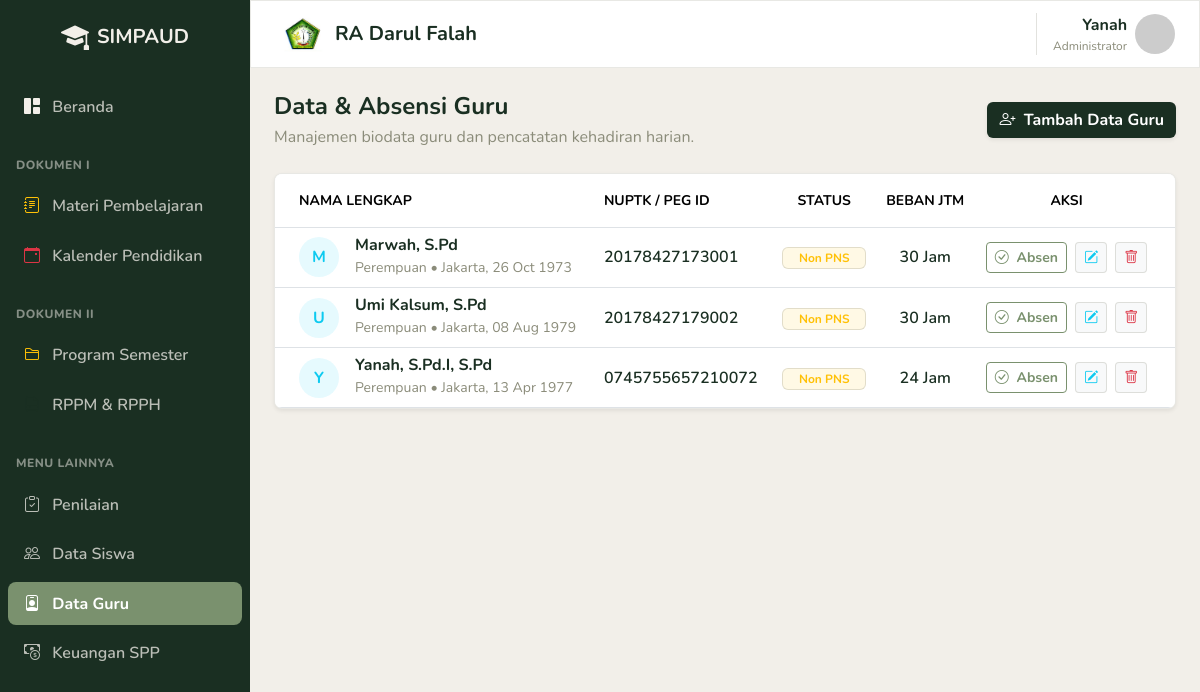
Page /absensi_guru.php on the committed database.
### tables this page shows
CREATE TABLE `guru` (
  `id` int(11) NOT NULL,
  `nama_guru` varchar(100) NOT NULL,
  `nuptk` varchar(50) DEFAULT NULL,
  `status_pegawai` enum('PNS','Non PNS') DEFAULT NULL,
  `jk` enum('L','P') DEFAULT NULL,
  `tempat_lahir` varchar(100) DEFAULT NULL,
  `tgl_lahir` date DEFAULT NULL,
  `jtm` int(11) DEFAULT NULL
);

### absensi_guru.php (the view, shortened to what this page needs)
<?php
require_once 'koneksi.php';
try {
    $pdo->exec("CREATE TABLE IF NOT EXISTS guru (
        id INT AUTO_INCREMENT PRIMARY KEY,
        nama_guru VARCHAR(150) NOT NULL
    )");
    $pdo->exec("CREATE TABLE IF NOT EXISTS absensi_guru (
        id INT AUTO_INCREMENT PRIMARY KEY,
        id_guru INT NOT NULL,
        tanggal DATE NOT NULL,
        status ENUM('Hadir', 'Izin', 'Sakit', 'Alpha') NOT NULL,
        created_at TIMESTAMP DEFAULT CURRENT_TIMESTAMP,
        FOREIGN KEY (id_guru) REFERENCES guru(id) ON DELETE CASCADE
    )");
    $pdo->exec("ALTER TABLE guru ADD COLUMN nuptk VARCHAR(50)");
    $pdo->exec("ALTER TABLE guru ADD COLUMN status_pegawai ENUM('PNS', 'Non PNS')");
    $pdo->exec("ALTER TABLE guru ADD COLUMN jk ENUM('L', 'P')");
    $pdo->exec("ALTER TABLE guru ADD COLUMN tempat_lahir VARCHAR(100)");
    $pdo->exec("ALTER TABLE guru ADD COLUMN tgl_lahir DATE");
    $pdo->exec("ALTER TABLE guru ADD COLUMN jtm INT");
} catch (PDOException $e) {
}
$data_guru = $pdo->query("SELECT * FROM guru ORDER BY nama_guru ASC")->fetchAll(PDO::FETCH_ASSOC);
include 'header.php';
include 'sidebar.php';
?>
<main class="main-content">
    <div class="d-flex flex-column flex-md-row justify-content-between align-items-md-center mb-4 gap-3">
        <div>
            <h4 class="fw-bold text-navy mb-1">Data & Absensi Guru</h4>
            <p class="text-muted mb-0">Manajemen biodata guru dan pencatatan kehadiran harian.</p>
        </div>
        <div>
            <button class="btn btn-primary bg-navy border-0 fw-bold shadow-sm" data-bs-toggle="modal" data-bs-target="#modalTambahGuru">
                <i class="bi bi-person-plus me-1"></i> Tambah Data Guru
            </button>
        </div>
    </div>
    <?php if(empty($data_guru)): ?>
        <div class="custom-card p-4 text-center py-5 shadow-sm border-0 bg-white">
            <i class="bi bi-person-badge fs-1 text-muted mb-3 d-block"></i>
            <h5 class="fw-bold text-muted">Belum ada guru terdaftar</h5>
            <p class="text-muted mb-4">Silakan klik "Tambah Data Guru" untuk memasukkan data pengajar terlebih dahulu.</p>
            <button class="btn btn-outline-primary fw-bold px-4" data-bs-toggle="modal" data-bs-target="#modalTambahGuru">
                <i class="bi bi-plus-lg me-1"></i> Input Data Pertama
            </button>
        </div>
    <?php else: ?>
        <div class="custom-card border-0 shadow-sm bg-white overflow-hidden">
            <div class="table-responsive">
                <table class="table table-hover align-middle mb-0">
                    <thead class="bg-light text-muted small text-uppercase">
                        <tr>
                            <th class="ps-4 py-3">Nama Lengkap</th>
                            <th class="py-3">NUPTK / PEG ID</th>
                            <th class="text-center py-3">Status</th>
                            <th class="text-center py-3">Beban JTM</th>
                            <th class="text-center pe-4 py-3">Aksi</th>
                        </tr>
                    </thead>
                    <tbody class="border-top-0">
                        <?php foreach($data_guru as $guru): ?>
                            <tr>
                                <td class="ps-4">
                                    <div class="d-flex align-items-center gap-3">
                                        <div class="bg-info bg-opacity-10 text-info rounded-circle d-flex justify-content-center align-items-center" style="width: 40px; height: 40px; font-weight: bold;">
                                            <?= strtoupper(substr($guru['nama_guru'], 0, 1)) ?>
                                        </div>
                                        <div>
                                            <h6 class="mb-0 fw-bold text-dark"><?= htmlspecialchars($guru['nama_guru']) ?></h6>
                                            <span class="text-muted small"><?= $guru['jk'] == 'L' ? 'Laki-laki' : 'Perempuan' ?> &bull; <?= htmlspecialchars($guru['tempat_lahir'] ?: '') ?><?= $guru['tgl_lahir'] ? ', ' . date('d M Y', strtotime($guru['tgl_lahir'])) : '' ?></span>
                                        </div>
                                    </div>
                                </td>
                                <td>
                                    <div class="text-dark fw-semibold"><?= htmlspecialchars($guru['nuptk'] ?: '-') ?></div>
                                </td>
                                <td class="text-center">
                                    <?php if($guru['status_pegawai'] == 'PNS'): ?>
                                        <span class="badge bg-success bg-opacity-10 text-success border border-success border-opacity-25 px-3 py-1">PNS</span>
                                    <?php elseif($guru['status_pegawai'] == 'Non PNS'): ?>
                                        <span class="badge bg-warning bg-opacity-10 text-warning border border-warning border-opacity-25 px-3 py-1">Non PNS</span>
                                    <?php else: ?>
                                        <span class="badge bg-light text-dark border px-3 py-1">-</span>
                                    <?php endif; ?>
                                </td>
                                <td class="text-center">
                                    <div class="fw-semibold text-dark"><?= (int)$guru['jtm'] ?> Jam</div>
                                </td>
                                <td class="text-center pe-4">
                                    <button class="btn btn-sm btn-outline-success me-1 fw-bold" onclick="bukaModalAbsen(<?= $guru['id'] ?>, '<?= addslashes($guru['nama_guru']) ?>')" title="Isi Absensi"><i class="bi bi-check-circle me-1"></i> Absen</button>
                                    <button class="btn btn-sm btn-light border text-info me-1" title="Edit Data" onclick='editGuru(<?= json_encode($guru) ?>)'><i class="bi bi-pencil-square"></i></button>
                                    <form method="POST" class="d-inline" onsubmit="return confirm('Hapus data guru ini?');">
                                        <button type="submit" name="hapus_guru" class="btn btn-sm btn-light border text-danger" title="Hapus Data"><i class="bi bi-trash"></i></button>
                                    </form>
                                </td>
                            </tr>
                        <?php endforeach; ?>
                    </tbody>
                </table>
            </div>
        </div>
    <?php endif; ?>
</main>
<?php include 'footer.php'; ?>

### header.php (style rules this page uses)
:root { --feather-beige: #F2EFE9; --dusty-olive: #8B8C7A; --herb-leaf: #7A916E; --night-green: #1A2F22; }
body { font-family: 'Nunito', sans-serif; background-color: var(--feather-beige); color: var(--night-green); }
.text-primary, .text-navy, .text-dark { color: var(--night-green) !important; }
.bg-primary, .bg-navy, .bg-dark, .hero-header { background-color: var(--night-green) !important; color: #FFFFFF !important; }
.btn-primary { background-color: var(--night-green) !important; border-color: var(--night-green) !important; color: #FFFFFF !important; }
.btn-outline-success { color: var(--herb-leaf) !important; border-color: var(--herb-leaf) !important; }
.text-muted, .text-secondary { color: var(--dusty-olive) !important; }
.border, .border-bottom, .border-top, .border-end, .border-start { border-color: rgba(139, 140, 122, 0.25) !important; }
.custom-card, .topbar { background-color: #FFFFFF !important; border: 1px solid rgba(139, 140, 122, 0.2) !important; }
.main-content { flex-grow: 1; padding: 1.5rem 1.5rem 4rem 1.5rem; height: 100vh; overflow-y: auto; }
.custom-card { border-radius: 8px; box-shadow: 0 .125rem .25rem rgba(0,0,0,.05); }

### rows in the picture
guru: nama_guru "M", nama_guru "Marwah, S.Pd", jk "Perempuan", tempat_lahir "Jakarta", tgl_lahir "26 Oct 1973", nuptk "20178427173001", status_pegawai "Non PNS", jtm "30"
guru: nama_guru "U", nama_guru "Umi Kalsum, S.Pd", jk "Perempuan", tempat_lahir "Jakarta", tgl_lahir "08 Aug 1979", nuptk "20178427179002", status_pegawai "Non PNS", jtm "30"
guru: nama_guru "Y", nama_guru "Yanah, S.Pd.I, S.Pd", jk "Perempuan", tempat_lahir "Jakarta", tgl_lahir "13 Apr 1977", nuptk "0745755657210072", status_pegawai "Non PNS", jtm "24"
